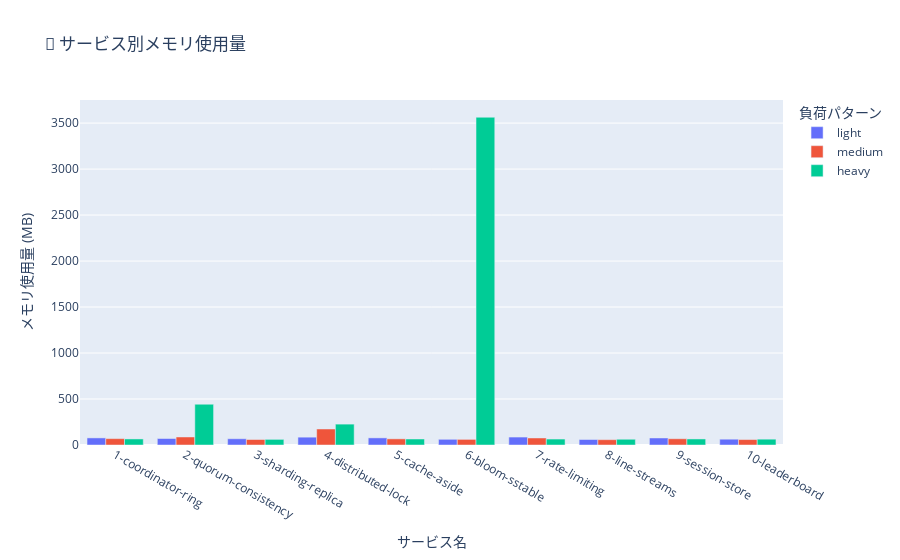

Source (notebook cell):
### Code cell
if df_results is not None and 'memory_usage_mb' in df_resources.columns:
    fig = px.bar(
        df_resources.dropna(subset=['memory_usage_mb']),
        x='service_name',
        y='memory_usage_mb',
        color='pattern_name',
        barmode='group',
        title='🧠 サービス別メモリ使用量',
        labels={'service_name': 'サービス名', 'memory_usage_mb': 'メモリ使用量 (MB)', 'pattern_name': '負荷パターン'},
        category_orders={'pattern_name': ['light', 'medium', 'heavy']}
    )
    fig.update_layout(xaxis_title="サービス名", yaxis_title="メモリ使用量 (MB)")
    fig.show()
else:
    print("メモリデータがありません。")

### Figure 1 — Plotly figure (JSON) as saved in the notebook; plotly's stock layout.template omitted (floating-point values rounded to 4 significant figures)
{"data": [{"alignmentgroup": "True", "hovertemplate": "負荷パターン=light<br>サービス名=%{x}<br>メモリ使用量 (MB)=%{y}<extra></extra>", "legendgroup": "light", "marker": {"color": "#636efa", "pattern": {"shape": ""}}, "name": "light", "offsetgroup": "light", "orientation": "v", "showlegend": true, "textposition": "auto", "type": "bar", "x": ["1-coordinator-ring", "2-quorum-consistency", "3-sharding-replica", "4-distributed-lock", "5-cache-aside", "6-bloom-sstable", "7-rate-limiting", "8-line-streams", "9-session-store", "10-leaderboard"], "xaxis": "x", "y": [77.17, 70.59, 67.94, 85.1, 77.26, 61.87, 86.31, 59.79, 76.29, 63.07], "yaxis": "y"}, {"alignmentgroup": "True", "hovertemplate": "負荷パターン=medium<br>サービス名=%{x}<br>メモリ使用量 (MB)=%{y}<extra></extra>", "legendgroup": "medium", "marker": {"color": "#EF553B", "pattern": {"shape": ""}}, "name": "medium", "offsetgroup": "medium", "orientation": "v", "showlegend": true, "textposition": "auto", "type": "bar", "x": ["1-coordinator-ring", "2-quorum-consistency", "3-sharding-replica", "4-distributed-lock", "5-cache-aside", "6-bloom-sstable", "7-rate-limiting", "8-line-streams", "9-session-store", "10-leaderboard"], "xaxis": "x", "y": [69.28, 87.27, 59.68, 174.0, 66.87, 61.09, 76.3, 57.83, 67.88, 59.16], "yaxis": "y"}, {"alignmentgroup": "True", "hovertemplate": "負荷パターン=heavy<br>サービス名=%{x}<br>メモリ使用量 (MB)=%{y}<extra></extra>", "legendgroup": "heavy", "marker": {"color": "#00cc96", "pattern": {"shape": ""}}, "name": "heavy", "offsetgroup": "heavy", "orientation": "v", "showlegend": true, "textposition": "auto", "type": "bar", "x": ["1-coordinator-ring", "2-quorum-consistency", "3-sharding-replica", "4-distributed-lock", "5-cache-aside", "6-bloom-sstable", "7-rate-limiting", "8-line-streams", "9-session-store", "10-leaderboard"], "xaxis": "x", "y": [65.78, 443.2, 61.21, 227.0, 65.21, 3564.0, 64.72, 62.37, 65.65, 63.25], "yaxis": "y"}], "layout": {"barmode": "group", "legend": {"title": {"text": "負荷パターン"}, "tracegroupgap": 0}, "title": {"text": "🧠 サービス別メモリ使用量"}, "xaxis": {"anchor": "y", "domain": [0, 1], "title": {"text": "サービス名"}}, "yaxis": {"anchor": "x", "domain": [0, 1], "title": {"text": "メモリ使用量 (MB)"}}}}
